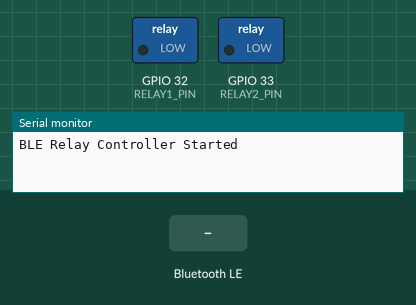
Simulated run of this sketch. Board: ESP32. On the bench: switched loads named in the sketch (green lamp = pin HIGH), the last lines printed to the serial monitor. The inputs (shaded band) are chosen by the test bench. Nothing arrives over Bluetooth unless stated; a phone connects over Bluetooth LE 3 s after start.

Above: at 1.2 s.
1.3 s: Bluetooth LE write "RELAY1:ON" received
At 2.2 s:
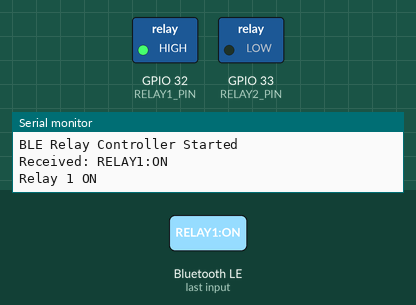
2.8 s: Bluetooth LE write "RELAY2:ON" received
At 3.3 s:
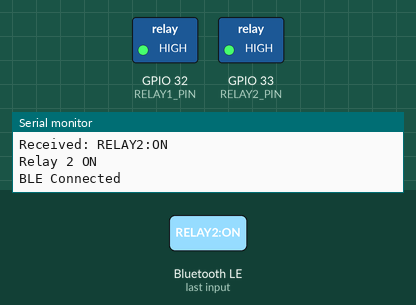
4.3 s: Bluetooth LE write "RELAY1:OFF" received
At 5.5 s:
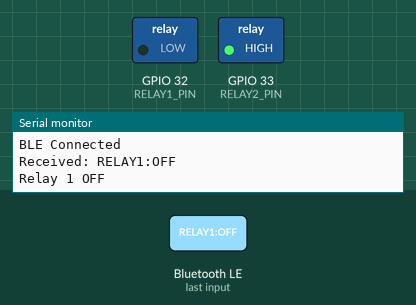
5.8 s: Bluetooth LE write "RELAY2:OFF" received
At 6.9 s:
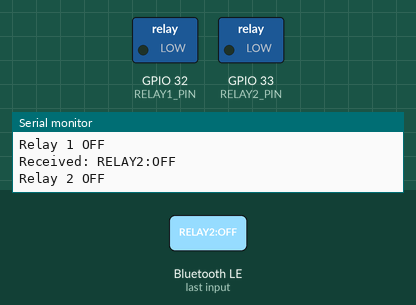
Timing chart, 0 to 8.3 s (numbered marks = the images above; inputs shaded):
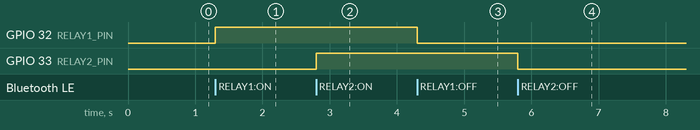

The sketch:

sketch_nov25a.ino
```cpp
#include <BLEDevice.h>
#include <BLEServer.h>
#include <BLEUtils.h>
#include <BLE2902.h>

// =====================
// 腳位定義
// =====================
#define RELAY1_PIN 32   // 繼電器 1
#define RELAY2_PIN 33   // 繼電器 2（請依實際接線修改）

// =====================
// BLE UUID（與網頁相同）
// =====================
#define SERVICE_UUID  "12345678-1234-1234-1234-000000000001"
#define INFO_UUID     "12345678-1234-1234-1234-000000000010"
#define DATA_UUID     "12345678-1234-1234-1234-000000000020"
#define COMMAND_UUID  "12345678-1234-1234-1234-000000000030"

bool deviceConnected = false;

// =====================
// BLE 連線狀態回呼
// =====================
class ServerCallback : public BLEServerCallbacks {
    void onConnect(BLEServer* server) {
        deviceConnected = true;
        Serial.println("BLE Connected");
    }
    void onDisconnect(BLEServer* server) {
        deviceConnected = false;
        Serial.println("BLE Disconnected");
        server->getAdvertising()->start();
    }
};

// =====================
// 接收網頁指令
// =====================
class CommandCallback : public BLECharacteristicCallbacks {
    void onWrite(BLECharacteristic *c) {
        String cmd = c->getValue().c_str();
        cmd.trim();
        Serial.println("Received: " + cmd);

        // 繼電器 1
        if (cmd == "RELAY1:ON") {
            digitalWrite(RELAY1_PIN, HIGH);
            Serial.println("Relay 1 ON");
        }
        else if (cmd == "RELAY1:OFF") {
            digitalWrite(RELAY1_PIN, LOW);
            Serial.println("Relay 1 OFF");
        }
        // 繼電器 2
        else if (cmd == "RELAY2:ON") {
            digitalWrite(RELAY2_PIN, HIGH);
            Serial.println("Relay 2 ON");
        }
        else if (cmd == "RELAY2:OFF") {
            digitalWrite(RELAY2_PIN, LOW);
            Serial.println("Relay 2 OFF");
        }
    }
};

void setup() {
    Serial.begin(115200);

    // 初始化繼電器腳位
    pinMode(RELAY1_PIN, OUTPUT);
    pinMode(RELAY2_PIN, OUTPUT);
    digitalWrite(RELAY1_PIN, LOW);  // 預設關閉
    digitalWrite(RELAY2_PIN, LOW);

    // BLE 初始化
    BLEDevice::init("6792_Device");
    BLEDevice::setMTU(512);

    BLEServer *server = BLEDevice::createServer();
    server->setCallbacks(new ServerCallback());

    BLEService *service = server->createService(SERVICE_UUID);

    // INFO
    BLECharacteristic *info = service->createCharacteristic(
        INFO_UUID,
        BLECharacteristic::PROPERTY_READ
    );
    info->setValue("{\"product\":\"Relay_Controller\",\"version\":\"1.0\"}");

    // DATA（保留，未來可擴充狀態回報）
    BLECharacteristic *dataChar = service->createCharacteristic(
        DATA_UUID,
        BLECharacteristic::PROPERTY_READ | BLECharacteristic::PROPERTY_NOTIFY
    );
    dataChar->addDescriptor(new BLE2902());
    dataChar->setValue("{}");

    // COMMAND
    BLECharacteristic *command = service->createCharacteristic(
        COMMAND_UUID,
        BLECharacteristic::PROPERTY_WRITE | BLECharacteristic::PROPERTY_WRITE_NR
    );
    command->setCallbacks(new CommandCallback());

    service->start();

    BLEAdvertising *advertising = BLEDevice::getAdvertising();
    advertising->addServiceUUID(SERVICE_UUID);
    advertising->setScanResponse(true);
    advertising->start();

    Serial.println("BLE Relay Controller Started");
}

void loop() {
    // 目前不需要在 loop 做事情
    delay(100);
}
```

Measured:
- after the input at 1.3 s, GPIO 32 (RELAY1_PIN): LOW → HIGH at once
- after the input at 2.8 s, GPIO 33 (RELAY2_PIN): LOW → HIGH at once
- after the input at 4.3 s, GPIO 32 (RELAY1_PIN): HIGH → LOW at once
- after the input at 5.8 s, GPIO 33 (RELAY2_PIN): HIGH → LOW at once
